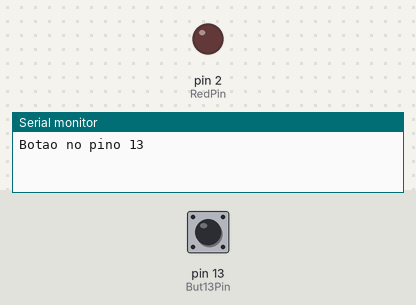
This sketch was run on a simulated Arduino Uno, built with avr-gcc and run on an emulated ATmega328P. On the bench: output pins drawn as LEDs (lit = HIGH), the last lines printed to the serial monitor. Inputs (shaded band) come from the test bench; at power-on: pin 13 (But13Pin) LOW.

Above: at 1.2 s.
1.3 s: pin 13 (But13Pin) pulled HIGH for 0.15 s
At 1.37 s:
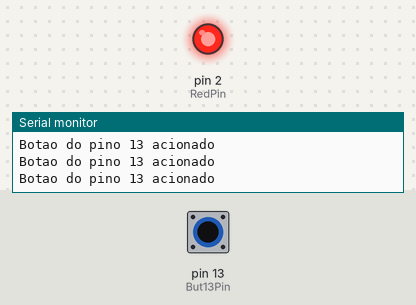
2.9 s: pin 13 (But13Pin) pulled HIGH for 3.2 s
At 7.3 s:
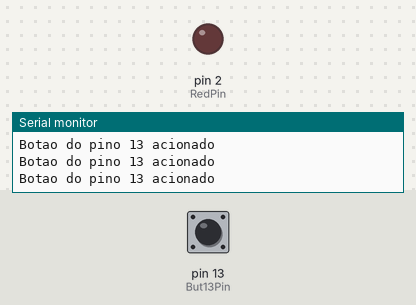
7.6 s: pin 13 (But13Pin) driven HIGH
At 9.0 s:
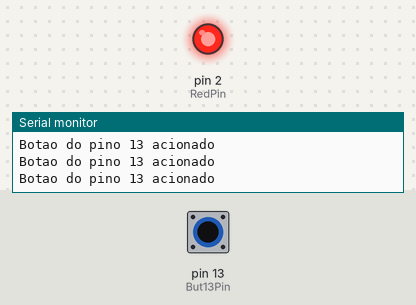
10.6 s: pin 13 (But13Pin) driven LOW
At 10.9 s:
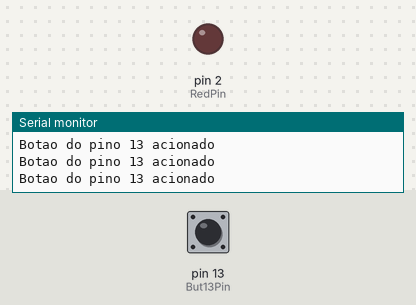
Timing chart, 0 to 13.1 s (numbered marks = the images above; inputs shaded):
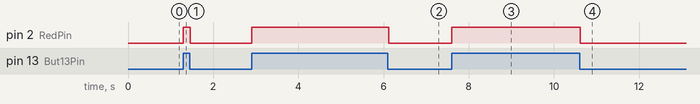

The sketch:

HelloWorld.ino
```cpp
/* Funções de registro */

int pin;

void button_listen(int Pin){
  pin = Pin;  // pin passado deve gerar notificações
  pinMode(pin, INPUT);
  Serial.print("Botao no pino ");
  Serial.println(pin);
}

void timer_set(int ms){
  // timer deve expirar após "ms" milissegundos
}

/* Callbacks */
void button_changed(int pin, int v);
void timer_expired(void);

/* Programa principal */

void setup(){
  Serial.begin(9600);  //inicialização da API
  init();              //inicialização do usuário
}

void loop(){
  int botao = digitalRead(pin);
  if(botao){
    Serial.print("Botao do pino ");
    Serial.print(pin);
    Serial.println(" acionado");
    button_changed(pin,botao);
  }
  else {
    button_changed(pin,botao);
  }
}

#define RedPin 2
#define But13Pin 13

void button_changed(int pin, int v) {
  digitalWrite(RedPin, v);
}

void init () {
  button_listen(But13Pin);
  pinMode(RedPin, OUTPUT);
}
```

Measured:
- after the input at 1.3 s, pin 2 (RedPin): LOW → HIGH at once, → LOW 0.16 s later
- after the input at 2.9 s, pin 2 (RedPin): LOW → HIGH at once, → LOW 3.2 s later
- after the input at 7.6 s, pin 2 (RedPin): LOW → HIGH at once
- after the input at 10.6 s, pin 2 (RedPin): HIGH → LOW at once
